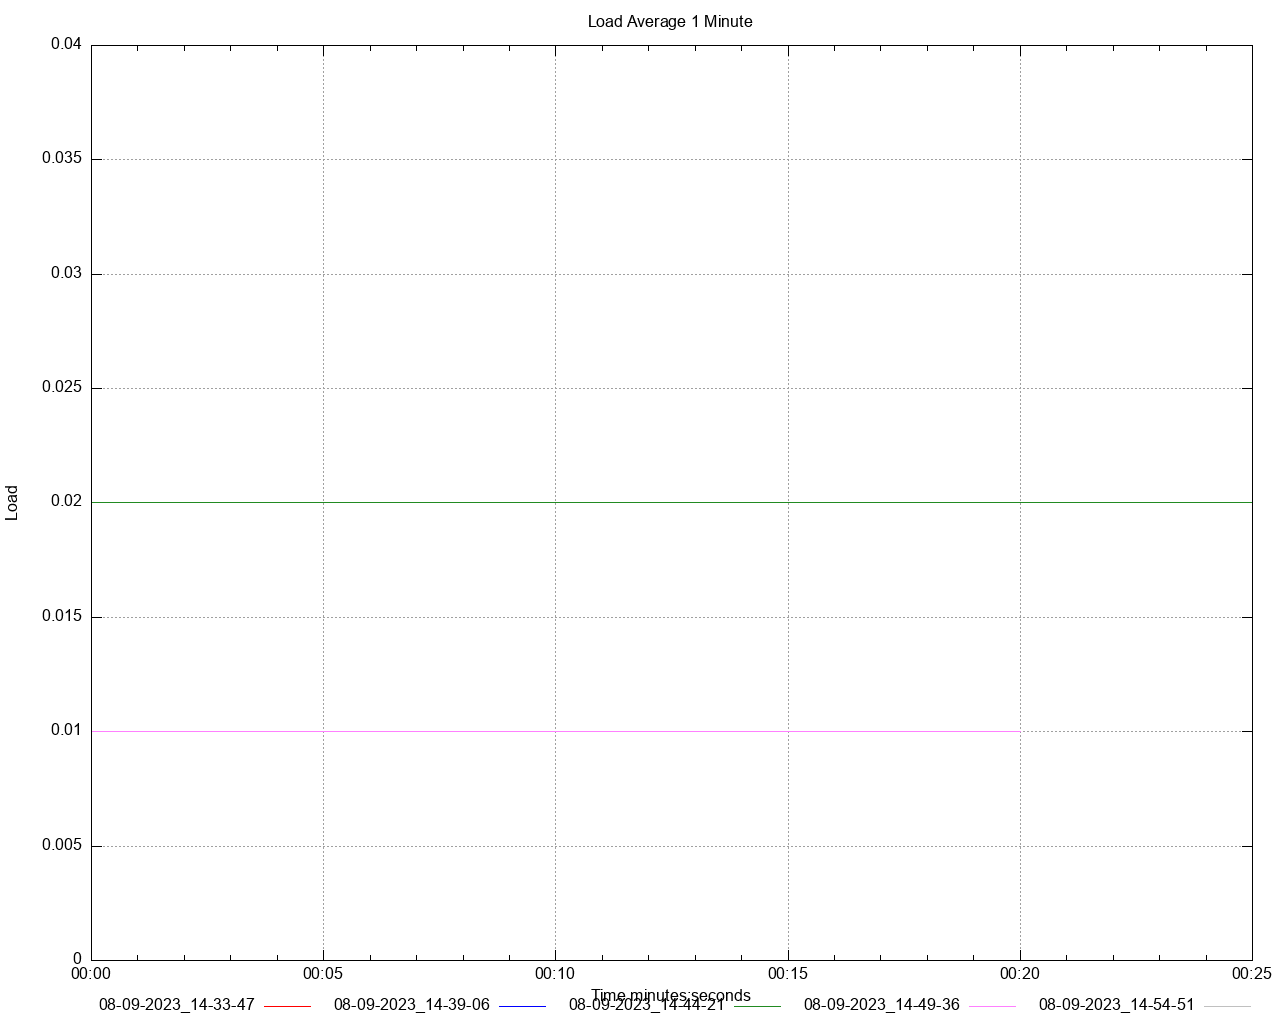

This chart was generated by the following gnuplot code:
set title 'Load Average 1 Minute' noenhanced
set style data lines
set datafile separator ","
set terminal png size 1280,1024
set grid
set key below
set xdata time
set timefmt "%s"
offset = 0
t0(x)=(offset=($0==0) ? x : offset, x - offset)
set xlabel 'Time minutes:seconds'
set ylabel 'Load'
set output '/Users/gbarnett/git/hazelcast-simulator/atomiclong-3node-member/atomicreference/dstat/load_average_1m_A5.png'
plot \
   '/Users/gbarnett/git/hazelcast-simulator/atomiclong-3node-member/atomicreference/data/load_average_1m_A5_1.data' using (t0(timecolumn(1))):2 title "08-09-2023_14-33-47" noenhanced lt rgb "red", \
   '/Users/gbarnett/git/hazelcast-simulator/atomiclong-3node-member/atomicreference/data/load_average_1m_A5_2.data' using (t0(timecolumn(1))):2 title "08-09-2023_14-39-06" noenhanced lt rgb "blue", \
   '/Users/gbarnett/git/hazelcast-simulator/atomiclong-3node-member/atomicreference/data/load_average_1m_A5_3.data' using (t0(timecolumn(1))):2 title "08-09-2023_14-44-21" noenhanced lt rgb "forest-green", \
   '/Users/gbarnett/git/hazelcast-simulator/atomiclong-3node-member/atomicreference/data/load_average_1m_A5_4.data' using (t0(timecolumn(1))):2 title "08-09-2023_14-49-36" noenhanced lt rgb "orchid", \
   '/Users/gbarnett/git/hazelcast-simulator/atomiclong-3node-member/atomicreference/data/load_average_1m_A5_5.data' using (t0(timecolumn(1))):2 title "08-09-2023_14-54-51" noenhanced lt rgb "grey", \
